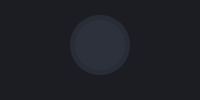
         <widget class="QFrame" name="frame_left_menu_2">
          <property name="sizePolicy">
           <sizepolicy hsizetype="Preferred" vsizetype="Preferred">
            <horstretch>0</horstretch>
            <verstretch>0</verstretch>
           </sizepolicy>
          </property>
          <property name="minimumSize">
           <size>
            <width>70</width>
            <height>0</height>
           </size>
          </property>
          <property name="maximumSize">
           <size>
            <width>16777215</width>
            <height>16777215</height>
           </size>
          </property>
          <property name="layoutDirection">
           <enum>Qt::LeftToRight</enum>
          </property>
          <property name="styleSheet">
           <string notr="true">background-color: rgb(27, 29, 35);</string>
          </property>
          <property name="frameShape">
           <enum>QFrame::NoFrame</enum>
          </property>
          <property name="frameShadow">
           <enum>QFrame::Raised</enum>
          </property>
          <layout class="QVBoxLayout" name="verticalLayout_14">
           <property name="spacing">
            <number>1</number>
           </property>
           <property name="leftMargin">
            <number>0</number>
           </property>
           <property name="topMargin">
            <number>0</number>
           </property>
           <property name="rightMargin">
            <number>0</number>
           </property>
           <property name="bottomMargin">
            <number>0</number>
           </property>
           <item alignment="Qt::AlignTop">
            <widget class="QFrame" name="frame_menus_2">
             <property name="frameShape">
              <enum>QFrame::NoFrame</enum>
             </property>
             <property name="frameShadow">
              <enum>QFrame::Raised</enum>
             </property>
             <layout class="QVBoxLayout" name="layout_menus_2">
              <property name="spacing">
               <number>0</number>
              </property>
              <property name="leftMargin">
               <number>0</number>
              </property>
              <property name="topMargin">
               <number>0</number>
              </property>
              <property name="rightMargin">
               <number>0</number>
              </property>
              <property name="bottomMargin">
               <number>0</number>
              </property>
             </layout>
            </widget>
           </item>
           <item alignment="Qt::AlignBottom">
            <widget class="QFrame" name="frame_extra_menus_2">
             <property name="sizePolicy">
              <sizepolicy hsizetype="Preferred" vsizetype="Preferred">
               <horstretch>0</horstretch>
               <verstretch>0</verstretch>
              </sizepolicy>
             </property>
             <property name="frameShape">
              <enum>QFrame::NoFrame</enum>
             </property>
             <property name="frameShadow">
              <enum>QFrame::Raised</enum>
             </property>
             <layout class="QVBoxLayout" name="layout_menu_bottom_2">
              <property name="spacing">
               <number>10</number>
              </property>
              <property name="leftMargin">
               <number>0</number>
              </property>
              <property name="topMargin">
               <number>0</number>
              </property>
              <property name="rightMargin">
               <number>0</number>
              </property>
              <property name="bottomMargin">
               <number>25</number>
              </property>
              <item alignment="Qt::AlignHCenter">
               <widget class="QLabel" name="label_user_icon_2">
                <property name="sizePolicy">
                 <sizepolicy hsizetype="Maximum" vsizetype="Maximum">
                  <horstretch>0</horstretch>
                  <verstretch>0</verstretch>
                 </sizepolicy>
                </property>
                <property name="minimumSize">
                 <size>
                  <width>60</width>
                  <height>60</height>
                 </size>
                </property>
                <property name="maximumSize">
                 <size>
                  <width>60</width>
                  <height>60</height>
                 </size>
                </property>
                <property name="font">
                 <font>
                  <family>Segoe UI</family>
                  <pointsize>12</pointsize>
                 </font>
                </property>
                <property name="styleSheet">
                 <string notr="true">QLabel {
	border-radius: 30px;
	background-color: rgb(44, 49, 60);
	border: 5px solid rgb(39, 44, 54);
	background-position: center;
	background-repeat: no-repeat;
}</string>
                </property>
                <property name="text">
                 <string/>
                </property>
                <property name="pixmap">
                 <pixmap>icons/24x24/cil-mood-very-bad.png</pixmap>
                </property>
                <property name="alignment">
                 <set>Qt::AlignCenter</set>
                </property>
               </widget>
              </item>
             </layout>
            </widget>
           </item>
          </layout>
         </widget>
